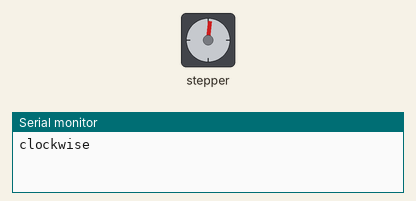
A sketch run on a simulated Arduino Uno, built with avr-gcc and run on an emulated ATmega328P. On the bench: stepper motor, the last lines printed to the serial monitor. Stepper angles assume 200 steps per turn.

Above: at 0.05 s.
At 2.0 s:
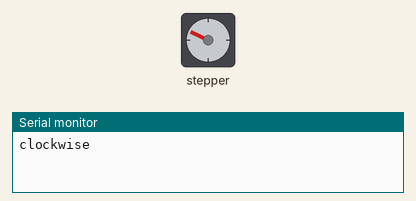
At 3.5 s:
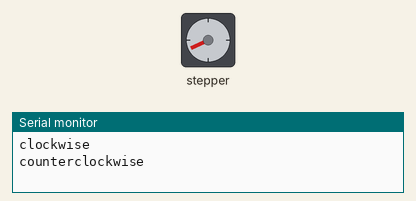
At 5.0 s:
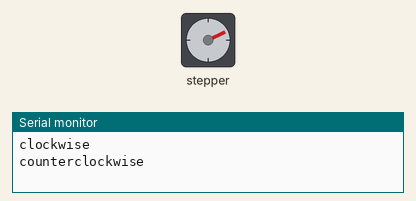
Timing chart, 0 to 7.8 s (numbered marks = the images above):
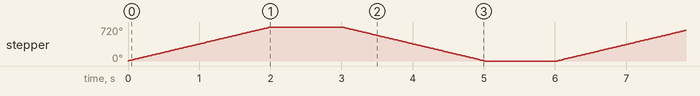

The sketch:

testStepper.ino
```cpp
/*
 Stepper Motor Control - one revolution

 This program drives a unipolar or bipolar stepper motor.
 The motor is attached to digital pins 8 - 11 of the Arduino.

 The motor should revolve one revolution in one direction, then
 one revolution in the other direction.


 Created 11 Mar. 2007
 Modified 30 Nov. 2009
 by Tom Igoe

 */

#include <Stepper.h>

const int stepsPerRevolution = 200;  // change this to fit the number of steps per revolution
// for your motor

// initialize the stepper library on pins 8 through 11:
Stepper myStepper(stepsPerRevolution, 28, 29, 30, 31);

void setup() {
  // set the speed at 60 rpm:
  myStepper.setSpeed(60);
  // initialize the serial port:
  Serial.begin(9600);
}

void loop() {
  // step one revolution  in one direction:
  Serial.println("clockwise");
  myStepper.step(stepsPerRevolution*2);
  delay(1000);

  // step one revolution in the other direction:
  Serial.println("counterclockwise");
  myStepper.step(-stepsPerRevolution*2);
  delay(1000);
}
```

Measured:
- by itself, stepper: turns 720° clockwise in 2.0 s, then 720° counter-clockwise in 2.0 s, repeating every 6.0 s
